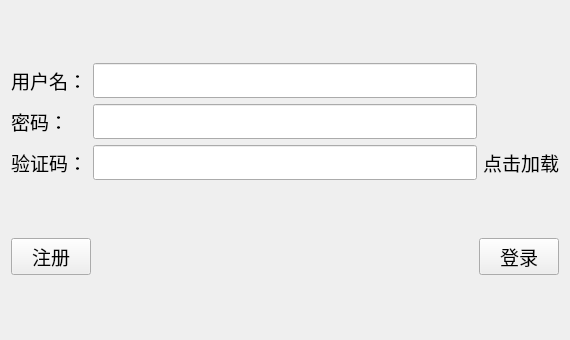
<?xml version="1.0" encoding="UTF-8"?>
<ui version="4.0">
 <class>Client</class>
 <widget class="QWidget" name="Client">
  <property name="geometry">
   <rect>
    <x>0</x>
    <y>0</y>
    <width>570</width>
    <height>340</height>
   </rect>
  </property>
  <property name="windowTitle">
   <string>登录/注册</string>
  </property>
  <property name="windowIcon">
   <iconset>
    <normaloff>../../../图标/首页.png</normaloff>../../../图标/首页.png</iconset>
  </property>
  <layout class="QVBoxLayout" name="verticalLayout">
   <item>
    <layout class="QGridLayout" name="gridLayout">
     <item row="0" column="0">
      <widget class="QLabel" name="label">
       <property name="font">
        <font>
         <family>Agency FB</family>
         <pointsize>14</pointsize>
        </font>
       </property>
       <property name="text">
        <string>用户名：</string>
       </property>
      </widget>
     </item>
     <item row="0" column="1">
      <widget class="QLineEdit" name="name_LE">
       <property name="font">
        <font>
         <family>Agency FB</family>
         <pointsize>14</pointsize>
        </font>
       </property>
      </widget>
     </item>
     <item row="1" column="0">
      <widget class="QLabel" name="label_2">
       <property name="font">
        <font>
         <family>Agency FB</family>
         <pointsize>14</pointsize>
        </font>
       </property>
       <property name="text">
        <string>密码：</string>
       </property>
      </widget>
     </item>
     <item row="1" column="1">
      <widget class="QLineEdit" name="pwd_LE">
       <property name="font">
        <font>
         <family>Agency FB</family>
         <pointsize>14</pointsize>
        </font>
       </property>
       <property name="echoMode">
        <enum>QLineEdit::Password</enum>
       </property>
      </widget>
     </item>
     <item row="2" column="0">
      <widget class="QLabel" name="label_3">
       <property name="font">
        <font>
         <family>Agency FB</family>
         <pointsize>14</pointsize>
        </font>
       </property>
       <property name="text">
        <string>验证码：</string>
       </property>
      </widget>
     </item>
     <item row="2" column="1">
      <widget class="QLineEdit" name="captcha_LE">
       <property name="font">
        <font>
         <family>Agency FB</family>
         <pointsize>14</pointsize>
        </font>
       </property>
      </widget>
     </item>
     <item row="2" column="2">
      <widget class="QLabel" name="captcha_LB">
       <property name="font">
        <font>
         <family>Agency FB</family>
         <pointsize>14</pointsize>
        </font>
       </property>
       <property name="text">
        <string>点击加载</string>
       </property>
       <property name="scaledContents">
        <bool>true</bool>
       </property>
      </widget>
     </item>
    </layout>
   </item>
   <item>
    <layout class="QHBoxLayout" name="horizontalLayout">
     <item>
      <widget class="QPushButton" name="regist_PB">
       <property name="font">
        <font>
         <family>Agency FB</family>
         <pointsize>14</pointsize>
        </font>
       </property>
       <property name="text">
        <string>注册</string>
       </property>
      </widget>
     </item>
     <item>
      <spacer name="horizontalSpacer">
       <property name="orientation">
        <enum>Qt::Horizontal</enum>
       </property>
       <property name="sizeHint" stdset="0">
        <size>
         <width>40</width>
         <height>20</height>
        </size>
       </property>
      </spacer>
     </item>
     <item>
      <widget class="QPushButton" name="login_PB">
       <property name="font">
        <font>
         <family>Agency FB</family>
         <pointsize>14</pointsize>
        </font>
       </property>
       <property name="text">
        <string>登录</string>
       </property>
      </widget>
     </item>
    </layout>
   </item>
  </layout>
 </widget>
 <resources/>
 <connections/>
</ui>
